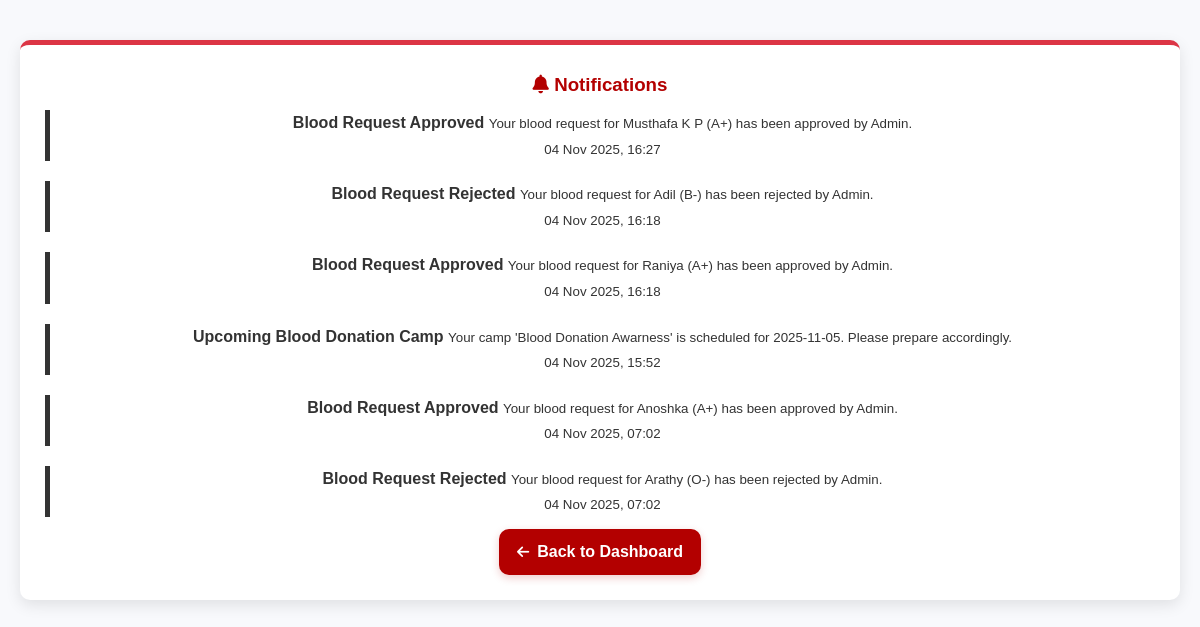
Screenshot of /notifications/ (signed in) with the database file from the repository.
### BB_app/models.py (models this page shows, shortened)
class Notification(models.Model):
    ROLE_CHOICES = [
        ('admin', 'Admin'),
        ('donor', 'Donor'),
        ('hospital', 'Hospital'),
        ('patient', 'Patient'),
    ]
    recipient = models.ForeignKey(User, on_delete=models.CASCADE, null=True, blank=True)
    role = models.CharField(max_length=20, choices=ROLE_CHOICES)
    title = models.CharField(max_length=200)
    message = models.TextField()
    is_read = models.BooleanField(default=False)
    created_at = models.DateTimeField(auto_now_add=True)
    type = models.CharField(max_length=20, default='info')

### BB_app/views.py (the view)
# urls.py: path('notifications/', views.notifications, name='notifications'),
@login_required
def notifications(request):
    user = request.user
    user_role = user.profile.role if hasattr(user, 'profile') else 'admin'
    notifications = Notification.objects.filter(
        Q(recipient=user) | Q(role=user_role)
    ).order_by('-created_at')
    Notification.objects.filter(
        Q(recipient=user) | Q(role=user_role), is_read=False
    ).update(is_read=True)
    return render(request, 'notifications.html', {'notifications': notifications})

### BB_app/templates/notifications.html (shortened to what this page needs)
{% extends 'master.html' %}
{% block content %}
<div class="container py-5">
  <div class="card shadow-lg p-4 rounded-4" style="border-top: 5px solid #dc3545;">
    <div class="d-flex justify-content-between align-items-center mb-4">
      <h3 class="fw-bold mb-0 text-danger">
        <i class="fa fa-bell me-2"></i> Notifications
      </h3>
    </div>
    <ul class="list-group notification-list">
      {% for n in notifications %}
        <li class="list-group-item d-flex justify-content-between align-items-start p-3 rounded-3 shadow-sm mb-2" style="background-color: #fff; border-left: 5px solid;"">
          <div>
            <strong class="d-block mb-1 text-dark">{{ n.title }}</strong>
            <small class="text-muted">{{ n.message }}</small>
          </div>
          <small class="text-secondary">{{ n.created_at|date:"d M Y, H:i" }}</small>
        </li>
      {% empty %}
        <li class="list-group-item text-center text-muted py-4 rounded-3 shadow-sm" style="background-color: #fff;">
          <i class="fa fa-inbox fa-2x mb-2 d-block text-danger"></i>
          No notifications yet.
        </li>
      {% endfor %}
    </ul>
      <div class="text-center mt-4">
  {% if user.is_superuser %}
    <a href="{% url 'admin_dashboard' %}" class="back-btn">
      <i class="fa fa-arrow-left"></i> Back to Dashboard
    </a>
  {% elif user.hospitalprofile %}
    <a href="{% url 'hospital_dashboard' %}" class="back-btn">
      <i class="fa fa-arrow-left"></i> Back to Dashboard
    </a>
  {% elif user.donorprofile %}
    <a href="{% url 'donor_dashboard' %}" class="back-btn">
      <i class="fa fa-arrow-left"></i> Back to Dashboard
    </a>
  {% elif user.patientprofile %}
    <a href="{% url 'patient_dashboard' %}" class="back-btn">
      <i class="fa fa-arrow-left"></i> Back to Dashboard
    </a>
  {% endif %}
  </div>
</div>
</div>
{% endblock %}

### BB_app/static/css/style.css (style rules this page uses)
* { margin: 0; padding: 0; box-sizing: border-box; font-family: "Poppins", sans-serif; }
.container { max-width: 1200px; margin: 0 auto; padding: 0 20px; width: 100%; }
body { background-color: #fff; color: #333; line-height: 1.6; scroll-behavior: smooth; }
.card { background: #fff; border-radius: 10px; box-shadow: 0 5px 15px rgba(0, 0, 0, 0.1); padding: 25px; transition: 0.3s ease; text-align: center; margin-top: 40px; }
.card h3 { color: #b30000; margin-bottom: 10px; }

### BB_app/static/css/hospital_dashboard.css (style rules this page uses)
.notification-list { display: flex; flex-direction: column; gap: 20px; }
.back-btn { display: inline-flex; align-items: center; gap: 8px; background-color: #b30000; color: #fff; padding: 10px 18px; border-radius: 8px; text-decoration: none; font-weight: 500; transition: all 0.3s ease; box-shadow: 0 2px 5px rgba(0, 0, 0, 0.1); margin-top: 12px; }
.back-btn i { font-size: 14px; }
.back-btn { background-color: #b30000; color: white; padding: 12px 20px; border-radius: 8px; text-decoration: none; font-weight: 500; transition: all 0.3s ease; box-shadow: 0 2px 6px rgba(179, 0, 0, 0.2); text-align: center; }
.back-btn { display: inline-flex; align-items: center; gap: 8px; background-color: #b30000; color: #fff; padding: 10px 18px; border-radius: 10px; text-decoration: none; font-weight: 600; box-shadow: 0 3px 8px rgba(179, 0, 0, 0.2); transition: all 0.3s ease; }

### BB_app/templates/notifications.html (style rules this page uses)
body { background-color: #f8f9fc; }
.card { border: none; background: #fff; }
.notification-list .list-group-item { border: none; transition: 0.3s; list-style: none; }

### rows the page displays
Notification: title "Blood Request Approved", message "Your blood request for Musthafa K P (A+) has been approved by Admin.", created_at "04 Nov 2025, 16:27"
Notification: title "Blood Request Rejected", message "Your blood request for Adil (B-) has been rejected by Admin.", created_at "04 Nov 2025, 16:18"
Notification: title "Blood Request Approved", message "Your blood request for Raniya (A+) has been approved by Admin.", created_at "04 Nov 2025, 16:18"
Notification: title "Upcoming Blood Donation Camp", message "Your camp 'Blood Donation Awarness' is scheduled for 2025-11-05. Please prepare accordingly.", created_at "04 Nov 2025, 15:52"
Notification: title "Blood Request Approved", message "Your blood request for Anoshka (A+) has been approved by Admin.", created_at "04 Nov 2025, 07:02"
Notification: title "Blood Request Rejected", message "Your blood request for Arathy (O-) has been rejected by Admin.", created_at "04 Nov 2025, 07:02"
